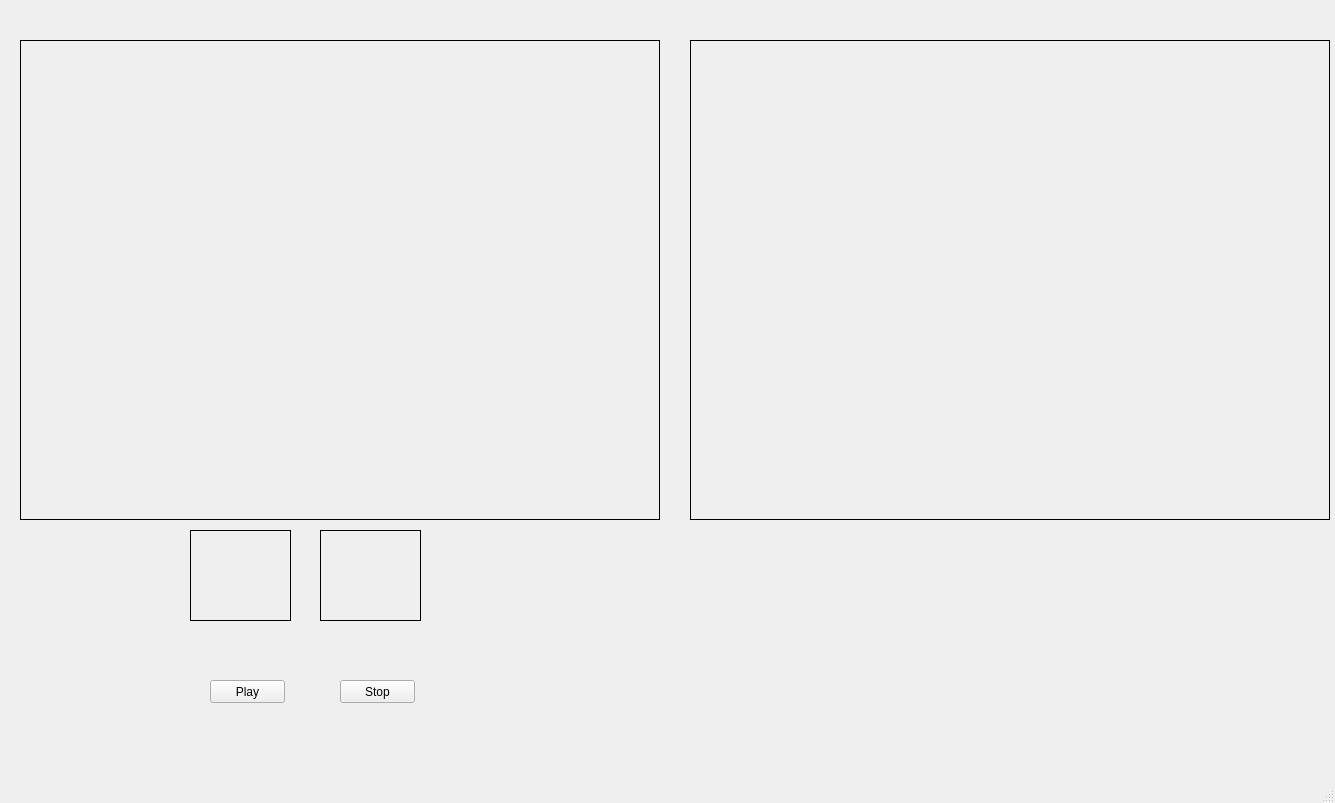
<?xml version="1.0" encoding="UTF-8"?>
<ui version="4.0">
 <class>MainWindow</class>
 <widget class="QMainWindow" name="MainWindow">
  <property name="geometry">
   <rect>
    <x>0</x>
    <y>0</y>
    <width>1335</width>
    <height>803</height>
   </rect>
  </property>
  <property name="windowTitle">
   <string>MainWindow</string>
  </property>
  <widget class="QWidget" name="centralwidget">
   <widget class="QLabel" name="label_3">
    <property name="geometry">
     <rect>
      <x>190</x>
      <y>530</y>
      <width>101</width>
      <height>91</height>
     </rect>
    </property>
    <property name="frameShape">
     <enum>QFrame::Panel</enum>
    </property>
    <property name="text">
     <string/>
    </property>
    <property name="pixmap">
     <pixmap>noimage.jpg</pixmap>
    </property>
    <property name="scaledContents">
     <bool>true</bool>
    </property>
    <property name="alignment">
     <set>Qt::AlignCenter</set>
    </property>
   </widget>
   <widget class="QLabel" name="label_4">
    <property name="geometry">
     <rect>
      <x>320</x>
      <y>530</y>
      <width>101</width>
      <height>91</height>
     </rect>
    </property>
    <property name="frameShape">
     <enum>QFrame::Panel</enum>
    </property>
    <property name="text">
     <string/>
    </property>
    <property name="pixmap">
     <pixmap>noimage.jpg</pixmap>
    </property>
    <property name="scaledContents">
     <bool>true</bool>
    </property>
    <property name="alignment">
     <set>Qt::AlignCenter</set>
    </property>
    <property name="wordWrap">
     <bool>false</bool>
    </property>
   </widget>
   <widget class="QPushButton" name="pushButton">
    <property name="geometry">
     <rect>
      <x>210</x>
      <y>680</y>
      <width>75</width>
      <height>23</height>
     </rect>
    </property>
    <property name="text">
     <string>Play</string>
    </property>
   </widget>
   <widget class="QPushButton" name="pushButton_2">
    <property name="geometry">
     <rect>
      <x>340</x>
      <y>680</y>
      <width>75</width>
      <height>23</height>
     </rect>
    </property>
    <property name="text">
     <string>Stop</string>
    </property>
   </widget>
   <widget class="QLabel" name="label_2">
    <property name="geometry">
     <rect>
      <x>690</x>
      <y>40</y>
      <width>640</width>
      <height>480</height>
     </rect>
    </property>
    <property name="frameShape">
     <enum>QFrame::Panel</enum>
    </property>
    <property name="text">
     <string/>
    </property>
    <property name="pixmap">
     <pixmap>noimage.jpg</pixmap>
    </property>
    <property name="alignment">
     <set>Qt::AlignCenter</set>
    </property>
   </widget>
   <widget class="QLabel" name="label">
    <property name="geometry">
     <rect>
      <x>20</x>
      <y>40</y>
      <width>640</width>
      <height>480</height>
     </rect>
    </property>
    <property name="frameShape">
     <enum>QFrame::Panel</enum>
    </property>
    <property name="text">
     <string/>
    </property>
    <property name="pixmap">
     <pixmap>noimage.jpg</pixmap>
    </property>
    <property name="scaledContents">
     <bool>false</bool>
    </property>
    <property name="alignment">
     <set>Qt::AlignCenter</set>
    </property>
   </widget>
  </widget>
  <widget class="QMenuBar" name="menubar">
   <property name="geometry">
    <rect>
     <x>0</x>
     <y>0</y>
     <width>1335</width>
     <height>21</height>
    </rect>
   </property>
  </widget>
  <widget class="QStatusBar" name="statusbar"/>
 </widget>
 <resources/>
 <connections/>
</ui>
